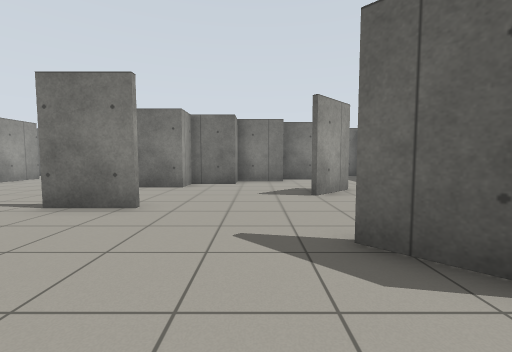
[1] (above)

16 first-person views from a walk through a world built for the Gazebo simulator. The camera is 0.94 m above the floor, tilts 4° down and sees 90° across. The floor is counted in squares, 1 m on a side. Each view is taken from the middle of a square. On the plan, view 1 faces up. The plan holds only what a view shows up to about 10 squares ahead; the rest is blank.

[2]
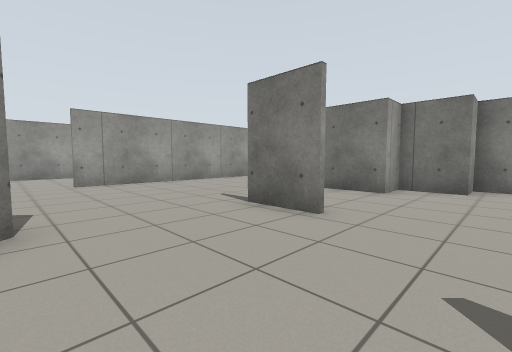

[3]
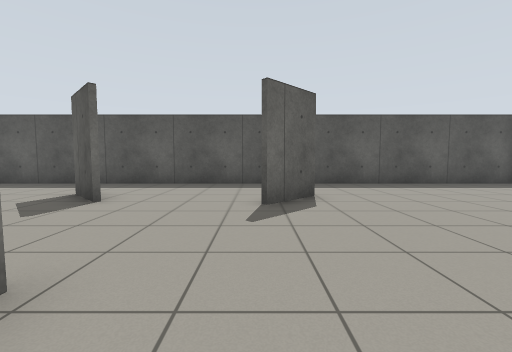

[4]
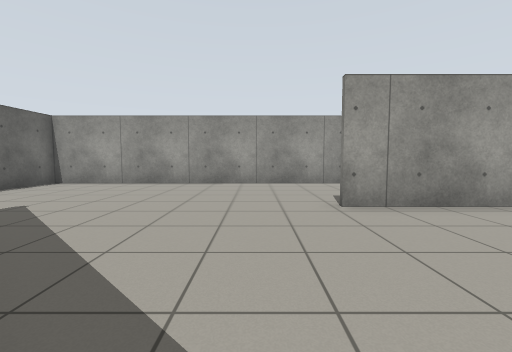

[5]
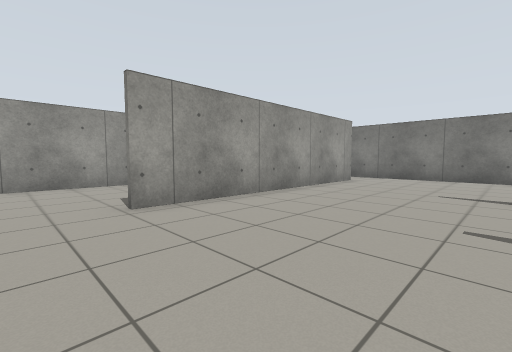

[6]
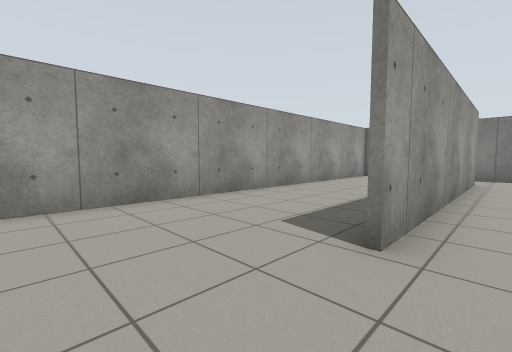

[7]
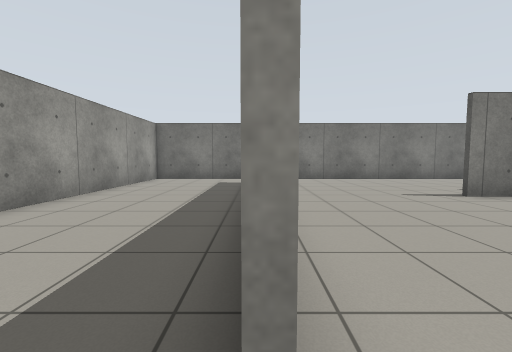

[8]
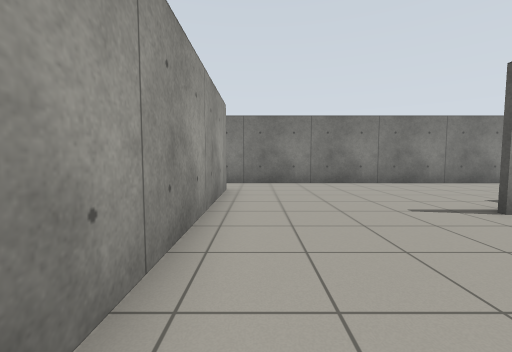

[9]
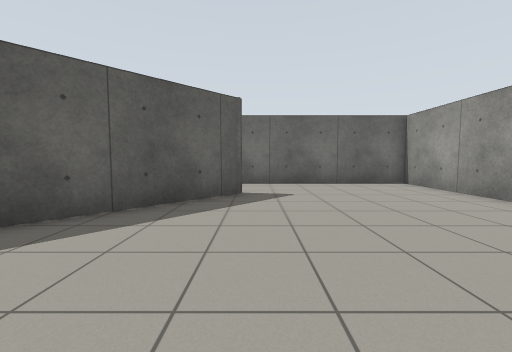

[10]
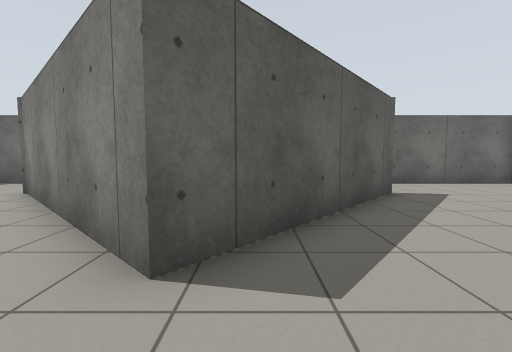

[11]
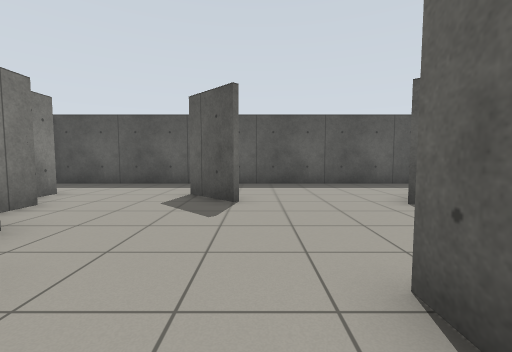

[12]
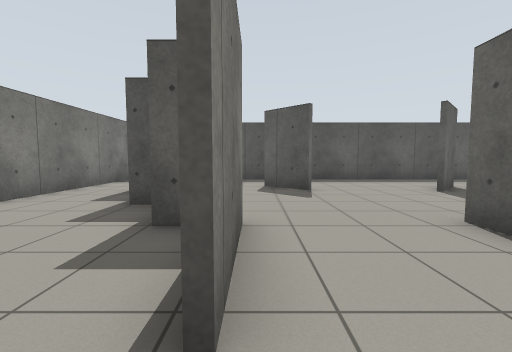

[13]
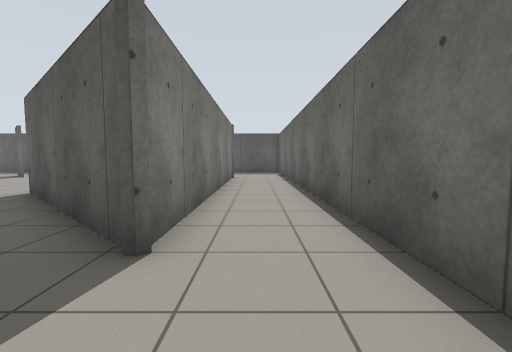

[14]
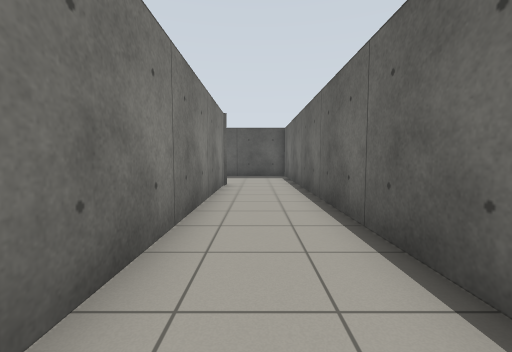

[15]
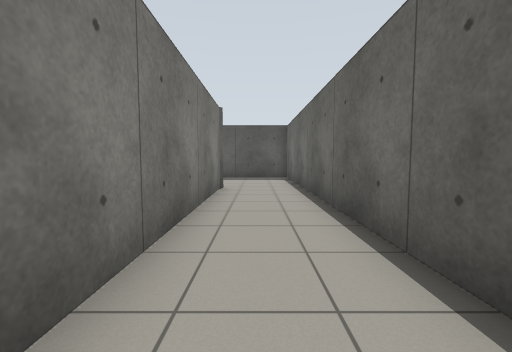

[16]
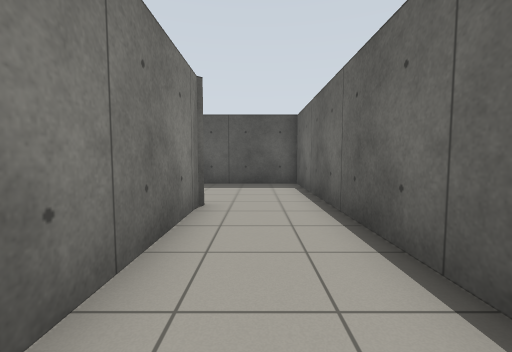

### Floor plan
Points are (right, up) in squares from view 1. A wall is a line through its corners. A room is listed if a view was taken in it or the views show most of it. See-through windows are left out.
Room 1 (views 1, 2, 3, 4, 5, 6, 7, 8, 9, 10, 11, 12, 13, 14, 15, 16)
walls: (-3, 4.9) (-2.2, 4.9); (-2.1, 4.8) (-4, 4.8); (-2.5, 9) (-2.5, 9.5); (1.4, 6.4) (2.7, 7.8); (-0.9, 10) (-0.9, 10.6); (2.4, 1.5) (1.1, 2.8); (2.8, 7.7) (1.5, 6.3); (-8.7, -3.9) (-4.2, 1.1) (1.2, -3.9) (-8.4, -3.9); (1.1, 10.4) (-0.7, 10.4) (-0.7, 9.3) (-2.3, 9.3) (-2.3, 8.2) (-4.9, 8.2); (-9.9, 11.7) (-9.9, 2.6); (2.8, 11.2) (2, 11.2); (-14.5, 12.1) (-14.5, -6.5) (5.4, -6.5) (5.4, 13.4); (4.1, 13.5) (-10.1, 13.6)

Where each view was taken, in squares from view 1:
view 1: 0 up, 0 right, facing up
view 2: 1 up, 0 right, facing up-left
view 3: 3 up, 4 left, facing right
view 4: 1 up, 5 left, facing left
view 5: 1 up, 5 left, facing up-left
view 6: 0 up, 9 left, facing up-left
view 7: 2 up, 10 left, facing up
view 8: 4 up, 9 left, facing up
view 9: 3 up, 9 left, facing down
view 10: 3 up, 5 left, facing down
view 11: 6 up, 4 left, facing right
view 12: 8 up, 6 left, facing right
view 13: 5 down, 11 left, facing right
view 14: 5 down, 8 left, facing right
view 15: 5 down, 7 left, facing right
view 16: 5 down, 4 left, facing right
